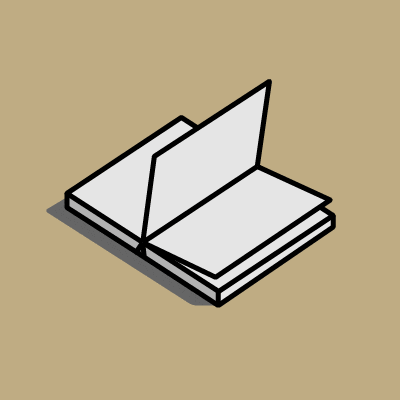
#> input picture gif_files/book.gif, 400 x 400 px
$ python generate_anim.py
#> lines starting #> are read from the running program, lines starting #| are printed output that depends on the picture

import sys
import os
from PIL import Image

def generate_anim_c(input_path, output_path, name):
#> called with input_path = 'gif_files/book.gif', output_path = 'components/user_app/book_anim.c', name = 'book_anim'
    try:
        img = Image.open(input_path)
#> img is the input picture: PIL image 400x400 P; mean R, G, B, A 185.5, 170.6, 138.2, 255
    except Exception as e:
        print(f"Error opening image: {e}")
        return

    # Configuration
    RESIZE_W, RESIZE_H = 120, 120
    FRAME_SKIP = 2 # Keep every Nth frame

    frames = []
    try:
        while True:
            frames.append(img.copy())
            img.seek(img.tell() + 1)
#> this loop made 32 passes
#| Total frames: 32
#| Kept frames: 16
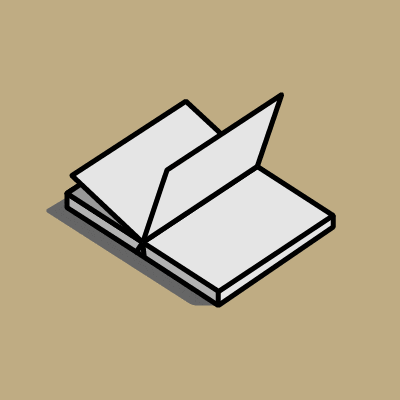
#> img: PIL image 400x400 RGBA; mean R, G, B, A 186.2, 171.3, 139.2, 255
#> after the loop, frames = 32 items
    except EOFError:
        pass

    print(f"Total frames: {len(frames)}")

    # Process frames
    kept_frames = frames[::FRAME_SKIP]
    print(f"Kept frames: {len(kept_frames)}")

    c_content = f"""/**
 * @file {name}.c
 * @brief Auto-generated animation from {os.path.basename(input_path)}
 */

#if defined(LV_LVGL_H_INCLUDE_SIMPLE)
#include "lvgl.h"
#else
#include "lvgl/lvgl.h"
#endif

#ifndef LV_ATTRIBUTE_MEM_ALIGN
#define LV_ATTRIBUTE_MEM_ALIGN
#endif

"""

    dsc_names = []

    for idx, frame in enumerate(kept_frames):
        # Resize
        frame = frame.resize((RESIZE_W, RESIZE_H), Image.Resampling.BOX) # Box for pixel art look or LANCZOS? Let's use LANCZOS for smoothness
        frame = frame.resize((RESIZE_W, RESIZE_H), Image.Resampling.LANCZOS)
        frame = frame.convert("RGBA")

        # Name
        frame_name = f"{name}_f{idx}"
        dsc_names.append(frame_name)

        # Convert to RGB565
        data_bytes = []
        pixels = list(frame.getdata())
        for r, g, b, a in pixels:
            rgb565 = ((r >> 3) << 11) | ((g >> 2) << 5) | (b >> 3)
            # Byte Swap (LE) -> CONFIG_LV_COLOR_16_SWAP=y
            low_byte = rgb565 & 0xFF
            high_byte = (rgb565 >> 8) & 0xFF
            data_bytes.append(high_byte)
            data_bytes.append(low_byte)
            data_bytes.append(a)

        # Write Map Array
        c_content += f"const LV_ATTRIBUTE_MEM_ALIGN uint8_t {frame_name}_map[] = {{\n"
        line = "    "
        for i, byte in enumerate(data_bytes):
            line += f"0x{byte:02x}, "
            if (i + 1) % 16 == 0:
                c_content += line + "\n"
                line = "    "
        if line != "    ":
            c_content += line + "\n"
        c_content += "};\n\n"

        # Write Descriptor
        c_content += f"""const lv_img_dsc_t {frame_name} = {{
    .header.always_zero = 0,
    .header.w = {RESIZE_W},
    .header.h = {RESIZE_H},
    .data_size = {len(data_bytes)},
    .header.cf = LV_IMG_CF_TRUE_COLOR_ALPHA,
    .data = {frame_name}_map,
}};
"""

    # Animation Array
    c_content += f"\nconst lv_img_dsc_t* {name}_anim_imgs[] = {{\n"
    for dname in dsc_names:
        c_content += f"    &{dname},\n"
    c_content += "};\n"

    c_content += f"\nconst uint16_t {name}_count = {len(dsc_names)};\n"

    with open(output_path, "w") as f:
        f.write(c_content)

    print(f"Generated {output_path} with {len(dsc_names)} frames.")

if __name__ == "__main__":
    generate_anim_c(
        os.path.join("gif_files", "book.gif"),
        os.path.join("components", "user_app", "book_anim.c"),
        "book_anim"
    )
